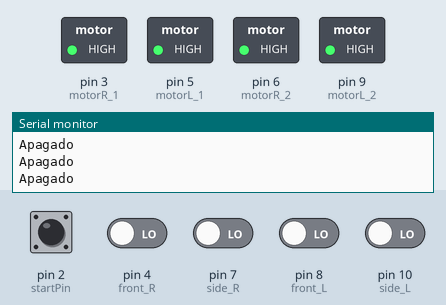
Simulated run of this sketch. Board: Arduino Uno, built with avr-gcc and run on an emulated ATmega328P. Parts: switched loads named in the sketch (green lamp = pin HIGH), the last lines printed to the serial monitor. Dashed ring = blinking. The test bench sets the inputs (shaded band); at power-on: pin 2 (startPin), pin 4 (front_R), pin 7 (side_R), pin 8 (front_L), pin 10 (side_L) LOW.

Above: at 1.2 s.
1.3 s: pin 2 (startPin) pulled HIGH for 0.15 s
At 2.0 s:
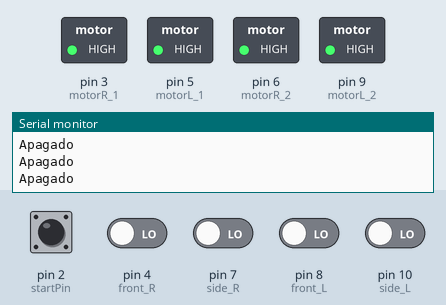
2.9 s: pin 2 (startPin) pulled HIGH for 0.15 s
At 4.2 s:
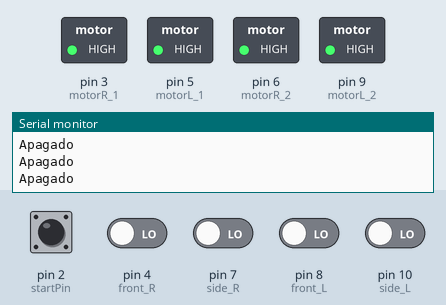
6.0 s: pin 2 (startPin) pulled HIGH for 1 s
At 6.19 s:
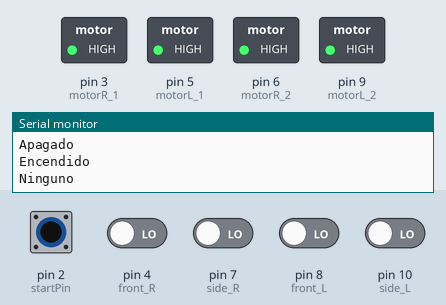
10.0 s: pin 2 (startPin) driven HIGH and pin 4 (front_R) driven HIGH
At 11.2 s:
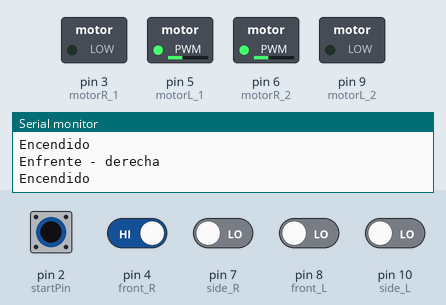
11.5 s: pin 8 (front_L) driven HIGH
At 13.1 s:
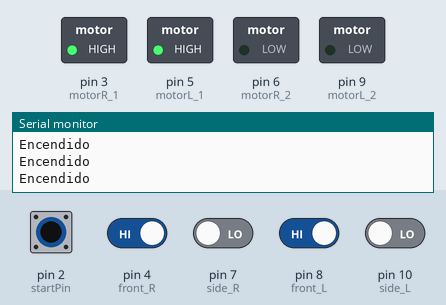
13.4 s: pin 4 (front_R) driven LOW
At 13.7 s:
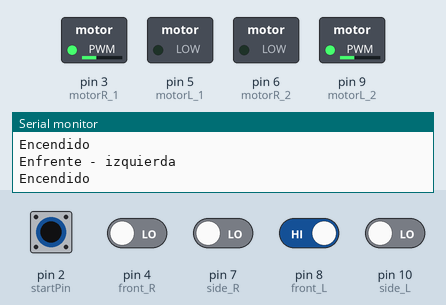
Timing chart, 0 to 15.9 s (numbered marks = the images above; inputs shaded):
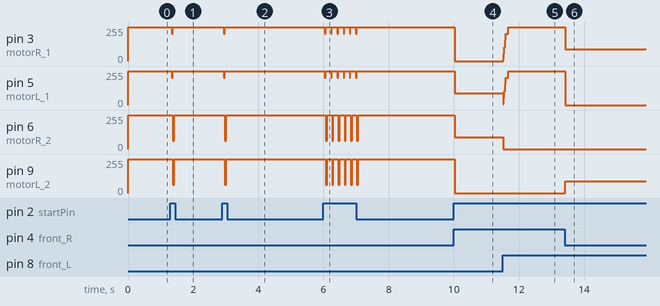

Measured:
- after the input at 1.3 s, pin 3 (motorR_1), pin 5 (motorL_1): 255/255 → 205/255 after 0.05 s, → 255/255 0.02 s later; pin 6 (motorR_2), pin 9 (motorL_2): 255/255 → 63/255 after 0.08 s, → 255/255 0.04 s later
- after the input at 2.9 s, pin 3 (motorR_1), pin 5 (motorL_1): 255/255 → 205/255 at once, → 255/255 0.02 s later; pin 6 (motorR_2), pin 9 (motorL_2): 255/255 → 63/255 after 0.07 s, → 255/255 0.04 s later
- after the input at 6.0 s, pin 3 (motorR_1), pin 5 (motorL_1): alternates 255/255 for 0.17 s and 205/255 for 0.02 s, 12 changes in all, then stays 255/255, starting after 0.05 s; pin 6 (motorR_2), pin 9 (motorL_2): alternates 255/255 for 0.15 s and 63/255 for 0.04 s, 12 changes in all, then stays 255/255, starting after 0.08 s
- after the input at 10.0 s, pin 3 (motorR_1), pin 9 (motorL_2): 255/255 → 0/255 at once; pin 5 (motorL_1), pin 6 (motorR_2): 255/255 → 90/255 at once
- after the input at 11.5 s, pin 3 (motorR_1): 0/255 → 205/255 at once, → 255/255 0.16 s later; pin 5 (motorL_1): 90/255 → 205/255 at once, → 255/255 0.16 s later; pin 6 (motorR_2): 90/255 → 0/255 at once
- after the input at 13.4 s, pin 3 (motorR_1): 255/255 → 90/255 at once; pin 5 (motorL_1): 255/255 → 0/255 at once; pin 9 (motorL_2): 0/255 → 90/255 at once

The sketch:

Sweater.ino
```cpp
int startPin = 2;

int side_L = 10;
int front_L = 8;
int front_R = 4;
int side_R = 7;

int motorR_1 = 3;
int motorR_2 = 6;

int motorL_1 = 5;
int motorL_2 = 9;

int v_Front;
int v_Side;

int proportionalUsed;

void setup()
{
  Serial.begin(9600);

  pinMode(startPin, INPUT);
  pinMode(side_L, INPUT);
  pinMode(side_R, INPUT);
  pinMode(front_L, INPUT);
  pinMode(front_R, INPUT);

  pinMode(motorL_1, OUTPUT);
  pinMode(motorL_2, OUTPUT);
  pinMode(motorR_1, OUTPUT);
  pinMode(motorR_2, OUTPUT);

  v_Front = 0;
  v_Side = 0;

  proportionalUsed = 0;

  //  delay(5000);
  //  motorsTest1();
  //  delay(9900);
  //  delay(9900);
  //  delay(9900);

}

void loop()
{
start:
    if (digitalRead(startPin) == HIGH) {
  Serial.println("Encendido");

  // ---------- Front ----------

  v_Front = frontSensors();
  if (v_Front == 3)
  {
    if (proportionalUsed == 0) {
      Serial.println("Enfrente - ambos");
      goForward_proportional(80);
      proportionalUsed = 1;
      goto start;
    } else if (proportionalUsed == 1) {
      goForward(255, 255, 30);
      goto start;
    }
  }
  else if (v_Front == 1)
  {
    Serial.println("Enfrente - izquierda");
    goLeft(false, 90, 30, 1);
    proportionalUsed = 0;
    goto start;
  }
  else if (v_Front == 2)
  {
    Serial.println("Enfrente - derecha");
    goRight(false, 90, 30, 1);
    proportionalUsed = 0;
    goto start;
  }

  // ---------- Side ----------

  v_Side = sideSensors();
  if (v_Side == 1)
  {
    Serial.println("Lado - izquierda");
    goFull_left();
    proportionalUsed = 0;
    goto start;
  }
  else if (v_Side == 2)
  {
    Serial.println("Lado - derecha");
    goFull_right();
    proportionalUsed = 0;
    goto start;
  }
  else
  {
    Serial.println("Ninguno");
    goForward_proportional(20);
    delay(150);
    proportionalUsed = 0;
    goto start;
  }
    } else {
      Serial.println("Apagado");
      stopi(false);
      proportionalUsed = 0;
      //FLAG.write(90);
    }

} // <<<---loop end


// ------------------------- Sensors Functions ------------------------- .

int frontSensors()
{
  int frontL = digitalRead(front_L);
  int frontR = digitalRead(front_R) * 2;

  int addition_Front = frontL + frontR;

  return addition_Front;
}

int sideSensors()
{
  int sideL = digitalRead(side_L);
  int sideR = digitalRead(side_R) * 2;

  int addition_Side = sideL + sideR;

  return addition_Side;
}

// ------------------------- Stop Functions ------------------------- .

void stopi(bool reverse)
{
  if (reverse == false)
  {
    digitalWrite(motorL_2, HIGH);
    digitalWrite(motorL_1, HIGH);

    digitalWrite(motorR_2, HIGH);
    digitalWrite(motorR_1, HIGH);
  } else if (reverse == true)
  {
    digitalWrite(motorL_2, LOW);
    digitalWrite(motorL_1, LOW);

    digitalWrite(motorR_2, LOW);
    digitalWrite(motorR_1, LOW);
  }
}

// ------------------------- Motors Functions ------------------------- .

void goForward(int powerL_f, int powerR_f, int workTime_f)
{
  analogWrite(motorL_1, powerL_f);
  digitalWrite(motorL_2, LOW);

  analogWrite(motorR_1, powerR_f);
  digitalWrite(motorR_2, LOW);

  delay(workTime_f);
  stopi(false);
}

void goBack(int powerL_b, int powerR_b, int workTime_b)
{
  digitalWrite(motorL_1, LOW);
  analogWrite(motorL_2, powerL_b);

  digitalWrite(motorR_1, LOW);
  analogWrite(motorR_2, powerR_b);

  delay(workTime_b);
  stopi(true);
}

void goRight(bool curve_r, int power_r, int workTime_r, int relation_r)
{
  if (curve_r == true)
  {
    analogWrite(motorL_1, power_r);
    digitalWrite(motorL_2, LOW);

    analogWrite(motorR_1, round(power_r / relation_r));
    digitalWrite(motorR_2, LOW);

    delay(workTime_r);
    stopi(false);
  }
  else if (curve_r == false)
  {
    analogWrite(motorL_1, power_r);
    digitalWrite(motorL_2, LOW);

    digitalWrite(motorR_1, LOW);
    analogWrite(motorR_2, power_r);

    delay(workTime_r);
    stopi(false);
  }
}

void goLeft(bool curve_l, int power_l, int workTime_l, int relation_l)
{
  if (curve_l == true)
  {
    analogWrite(motorL_1, round(power_l / relation_l));
    digitalWrite(motorL_2, LOW);

    analogWrite(motorR_1, power_l);
    digitalWrite(motorR_2, LOW);

    delay(workTime_l);
    stopi(false);
  }
  else if (curve_l == false)
  {
    digitalWrite(motorL_1, LOW);
    analogWrite(motorL_2, power_l);

    analogWrite(motorR_1, power_l);
    digitalWrite(motorR_2, LOW);

    delay(workTime_l);
    stopi(false);
  }
}

void goFull_left() {
  digitalWrite(motorL_1, LOW);
  digitalWrite(motorL_2, HIGH);

  digitalWrite(motorR_1, HIGH);
  digitalWrite(motorR_2, LOW);
}

void goFull_right() {
  digitalWrite(motorL_1, HIGH);
  digitalWrite(motorL_2, LOW);

  digitalWrite(motorR_1, LOW);
  digitalWrite(motorR_2, HIGH);
}

// ------------------------- Proportional Functions ------------------------- .

void goForward_proportional(int workTime_fp) {
  for (int i = 5; i < 255; i = i + 50) {
    if (i < 200) {
      goForward(i, i, round(workTime_fp / 4));
    } else {
      goForward(i, i, workTime_fp);
    }
  }
}

// ------------------------- Test Functions ------------------------- .

void motorsTest1()
{
  goBack(70, 220, 350);
  delay(2000);
  goForward(255, 255, 80);
  delay(2000);
  goRight(false, 255, 500, 1);
  delay(2000);
  goLeft(false, 255, 300, 1);
  delay(1000);
  stopi(false);
}
```
